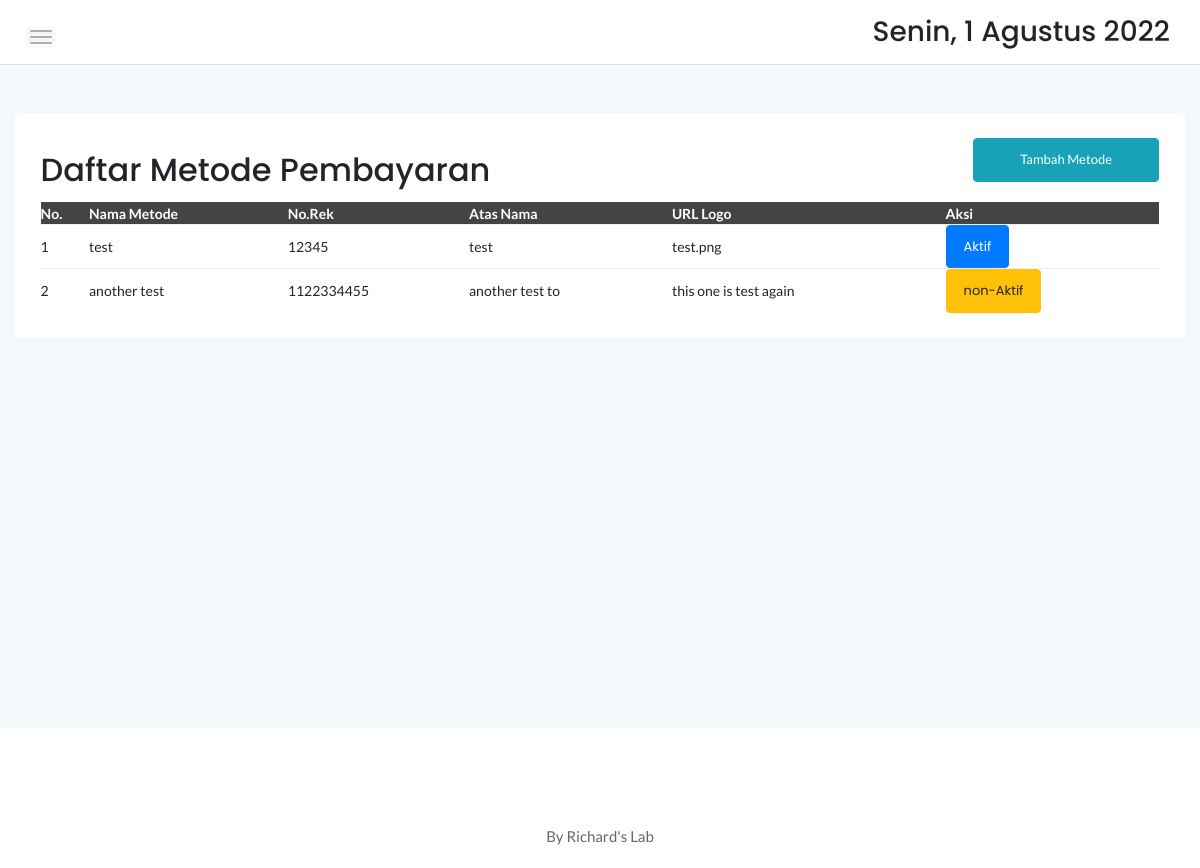
The page /admin/pembayaran.php on the database as committed earlier.
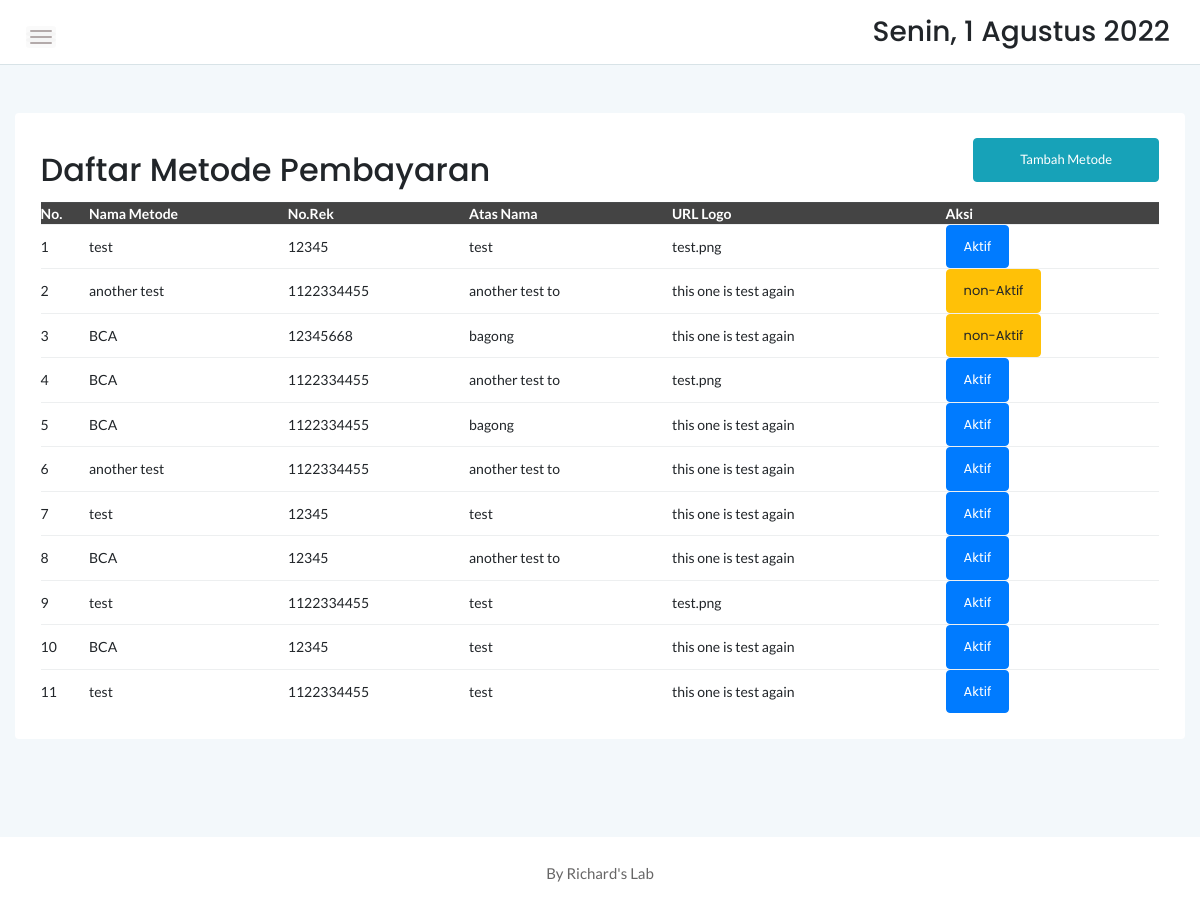
The same page on the database as committed later.
### tables this page shows
CREATE TABLE `pembayaran` (
  `id` int(11) NOT NULL,
  `metode` varchar(50) NOT NULL,
  `noRek` varchar(50) NOT NULL,
  `logo` text,
  `an` varchar(50) NOT NULL,
  `status` int(1) NOT NULL DEFAULT '1'
);

### admin/assets/PHP/load-pembayaran.php (called while the page is built)
<?php
    require 'connection.php';
    $queryPembayaran = mysqli_query($conn,"SELECT * FROM pembayaran");
    $listPembayaran = [];
    while ($metodePembayaran = mysqli_fetch_assoc($queryPembayaran)) {
        $listPembayaran[] = $metodePembayaran;
    }
?>

### admin/pembayaran.php (the view, shortened to what the changed rows need)
<?php
    require 'assets/PHP/load-pembayaran.php';
?>
<!doctype html>
<html class="no-js" lang="en">
<head>
    <link rel="stylesheet" href="assets/css/bootstrap.min.css">
    <link rel="stylesheet" href="assets/css/font-awesome.min.css">
    <link rel="stylesheet" href="assets/css/themify-icons.css">
    <link rel="stylesheet" href="assets/css/metisMenu.css">
    <link rel="stylesheet" href="assets/css/owl.carousel.min.css">
    <link rel="stylesheet" href="assets/css/slicknav.min.css">
    <link rel="stylesheet" href="https://www.amcharts.com/lib/3/plugins/export/export.css" type="text/css" media="all" />
	<link rel="stylesheet" type="text/css" href="https://cdn.datatables.net/1.10.20/css/jquery.dataTables.min.css">
    <link rel="stylesheet" type="text/css" href="https://cdn.datatables.net/1.10.20/css/jquery.dataTables.css">
    <link rel="stylesheet" type="text/css" href="https://cdn.datatables.net/1.10.20/css/dataTables.bootstrap4.min.css">
    <link rel="stylesheet" type="text/css" href="https://cdn.datatables.net/responsive/2.2.3/css/responsive.bootstrap.min.css">
    <link rel="stylesheet" type="text/css" href="https://cdn.datatables.net/responsive/2.2.3/css/responsive.jqueryui.min.css">
	<link rel="stylesheet" type="text/css" href="https://cdn.datatables.net/buttons/1.5.2/css/buttons.dataTables.min.css">
    <link rel="stylesheet" href="assets/css/typography.css">
    <link rel="stylesheet" href="assets/css/default-css.css">
    <link rel="stylesheet" href="assets/css/styles.css">
    <link rel="stylesheet" href="assets/css/responsive.css">
</head>
<body>
    <div class="page-container">
        <div class="main-content">
            <div class="main-content-inner">
                <div class="row mt-5 mb-5">
                    <div class="col-12">
                        <div class="card">
                            <div class="card-body">
                                <div class="d-sm-flex justify-content-between align-items-center">
									<h2>Daftar Metode Pembayaran</h2>
                                </div>
                                    <div class="data-tables datatable-dark">
										 <table id="dataTable3" class="display" style="width:100%"><thead class="thead-dark">
											<tr>
												<th>No.</th>
												<th>Nama Metode</th>
												<th>No.Rek</th>
												<th>Atas Nama</th>
												<th>URL Logo</th>
												<th>Aksi</th>
											</tr></thead>
                                        <tbody>
                                        <?php $i=1;foreach($listPembayaran as $metode): ?>
                                            <tr>
                                                <td><?= $i ?></td>
                                                <td><?= $metode['metode'] ?></td>
                                                <td><?= $metode['noRek'] ?></td>
                                                <td><?= $metode['an'] ?></td>
                                                <td><?= $metode['logo'] ?></td>
                                                <?php if($metode['status'] == 1): ?>
                                                <td>
                                                    <a href="assets/PHP/rubah-status-pembayaran.php?id=<?=$metode['id']?>" onclick="return confirm('Anda yakin untuk menonaktifkan metode pembayaran?')">
                                                        <button class="btn btn-primary">Aktif</button>
                                                    </a>
                                                </td>
                                                <?php else: ?>
                                                <td>
                                                    <a href="assets/PHP/rubah-status-pembayaran.php?id=<?=$metode['id']?>">
                                                        <button class="btn btn-warning">non-Aktif</button>
                                                    </a>
                                                </td>
                                                <?php endif; ?>
                                            </tr>
                                        <?php $i++;endforeach; ?>
                                        </tbody>
										</table>
                                    </div>
								 </div>
                            </div>
                        </div>
                    </div>
                </div>
            </div>
        </div>
</body>
</html>

Rows that differ between the two databases and show on the page:
added pembayaran: metode "BCA", noRek "12345668", an "bagong", logo "this one is test again"
added pembayaran: metode "BCA", noRek "1122334455", an "another test to", logo "test.png"
added pembayaran: metode "BCA", noRek "1122334455", an "bagong", logo "this one is test again"
added pembayaran: metode "another test", noRek "1122334455", an "another test to", logo "this one is test again"
added pembayaran: metode "test", noRek "12345", an "test", logo "this one is test again"
added pembayaran: metode "BCA", noRek "12345", an "another test to", logo "this one is test again"
added pembayaran: metode "test", noRek "1122334455", an "test", logo "test.png"
added pembayaran: metode "BCA", noRek "12345", an "test", logo "this one is test again"
added pembayaran: metode "test", noRek "1122334455", an "test", logo "this one is test again"
